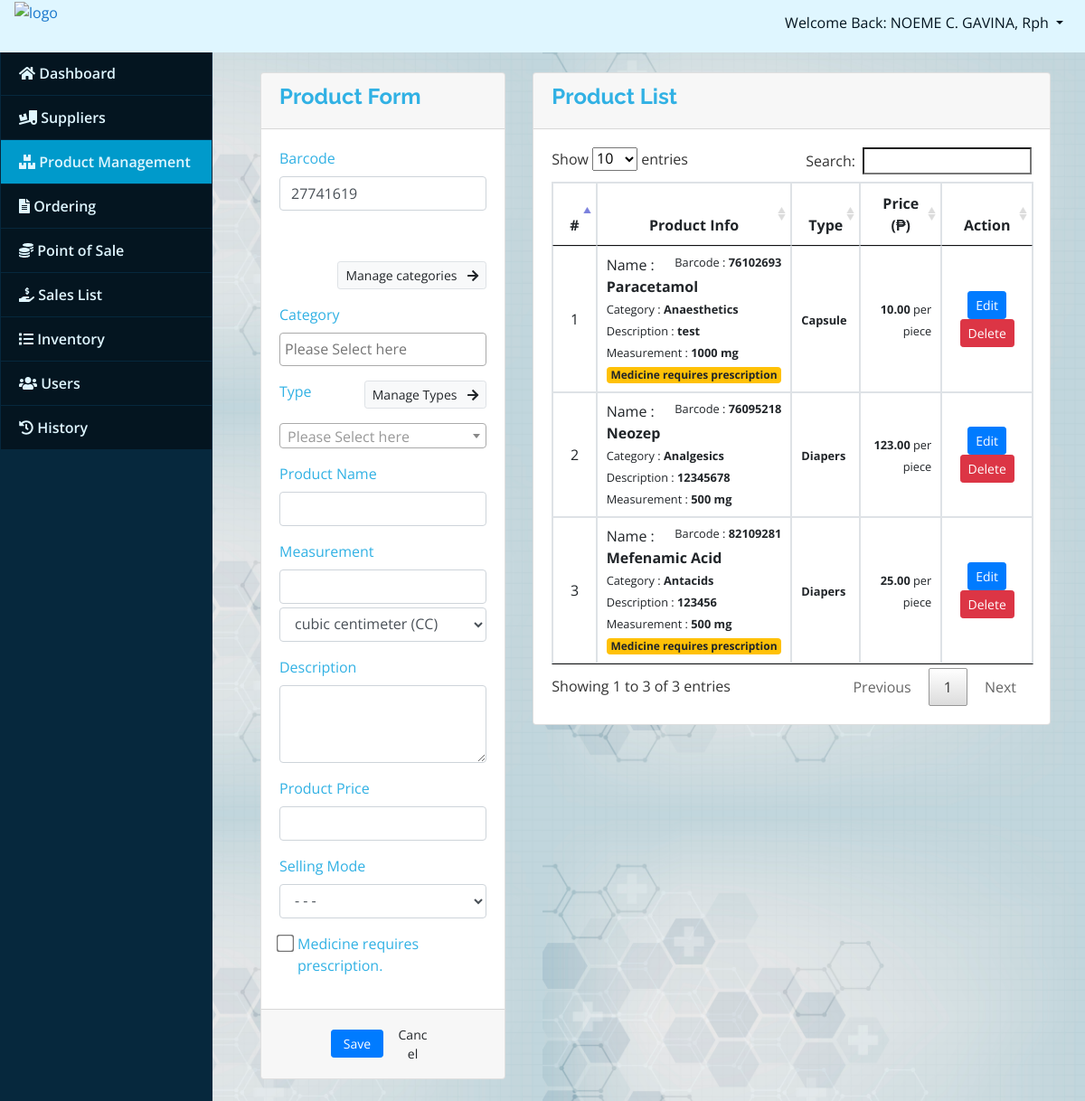
Page /index.php?page=product (signed in) on the committed database.
### tables this page shows
CREATE TABLE `product_list` (
  `id` int(30) NOT NULL,
  `category_id` int(30) NOT NULL,
  `type_id` int(30) NOT NULL,
  `sku` varchar(50) NOT NULL,
  `price` double NOT NULL,
  `name` varchar(150) NOT NULL,
  `measurement` text NOT NULL,
  `description` text NOT NULL,
  `prescription` tinyint(1) NOT NULL DEFAULT 0,
  `selling_mode` varchar(20) DEFAULT NULL
);

### product.php (the view, shortened to what this page needs)
<?php include('db_connect.php');
$sku = mt_rand(1, 99999999);
$sku = sprintf("%'08d\n", $sku);
?>
<div class="container-fluid">
	<div class="col-lg-12 mt-3">
		<div class="row g-3">
			<div class="col-md-4">
				<form action="" id="manage-product">
					<div class="card mb-3">
						<div class="card-header">
							<h4><b>Product Form</b></h4>
						</div>
						<div class="card-body">
							<div class="form-group">
								<label class="control-label">Barcode</label>
								<input type="text" class="form-control" name="sku" value="<?php echo $sku ?>">
							</div>
						</div>
						<div class="card-body">
							<button type="button" class="btn btn-sm btn-light border mb-3 float-right" onclick="togglePanel('categories-panel')">Manage categories <i class="fas fa-arrow-right ml-2"></i></button>
							<div class="form-group">
								<label class="control-label">Category</label>
									<?php
									$cat = $conn->query("SELECT * FROM category_list order by name asc");
									while ($row = $cat->fetch_assoc()) :
										$cat_arr[$row['id']] = $row['name'];
									?>
									<?php endwhile; ?>
							</div>
							<button type="button" class="btn btn-sm btn-light border mb-3 float-right" onclick="togglePanel('types-panel')">Manage Types <i class="fas fa-arrow-right ml-2"></i></button>
							<div class="form-group">
								<label class="control-label">Type</label>
									<?php
									$cat = $conn->query("SELECT * FROM type_list order by name asc");
									while ($row = $cat->fetch_assoc()) :
										$type_arr[$row['id']] = $row['name'];
									?>
									<?php endwhile; ?>
							</div>
							<div class="form-group">
								<label class="control-label">Product Name</label>
								<input type="text" class="form-control" name="name" required="">
							</div>
							<div class="form-group">
								<label class="control-label">Measurement</label>
								<input type="number" class="form-control mb-1" name="measurement" required="">
								<select name="unit" id="unit" class="form-control">
									<option value="CC">cubic centimeter (CC)</option>
								</select>
							</div>
							<div class="form-group">
								<label class="control-label">Description</label>
								<textarea class="form-control" cols="30" rows="3" name="description"></textarea>
							</div>
							<div class="form-group">
								<label class="control-label">Product Price</label>
								<input type="number" step="any" class="form-control text-right" name="price">
							</div>
							<div class="form-group">
								<label class="control-label">Selling Mode</label>
								<select name="mode" id="" class="form-control" required>
									<option value="">- - -</option>
								</select>
							</div>
							<div class="form-group">
								<div class="form-check">
									<input class="form-check-input" type="checkbox" value="1" id="prescription" name="prescription">
									<label class="form-check-label" for="prescription">
										Medicine requires prescription.
									</label>
								</div>
							</div>
						</div>
						<div class="card-footer">
							<div class="row">
								<div class="col-md-12">
									<button class="btn btn-sm btn-primary col-sm-3 offset-md-3"> Save</button>
									<button class="btn btn-sm btn-default col-sm-3" type="button" onclick="frm_reset()"> Cancel</button>
								</div>
							</div>
						</div>
					</div>
				</form>
			</div>
				<?php include 'types.php'; ?>
			<div class="col">
				<div class="card mb-3">
					<div class="card-header">
						<h4><b>Product List</b></h4>
					</div>
					<div class="card-body">
						<table class="table table-bordered table-hover">
							<thead>
								<tr>
									<th class="text-center">#</th>
									<th class="text-center">Product Info</th>
									<th class="text-center">Type</th>
									<th class="text-center">Price (₱)</th>
									<th class="text-center">Action</th>
								</tr>
							</thead>
							<tbody>
								<?php
								$i = 1;
								$prod = $conn->query("SELECT * FROM product_list order by id asc");
								while ($row = $prod->fetch_assoc()) :
									$cat  = '';
									$carr = explode(",", $row['category_id']);
									foreach ($carr as $k => $v) {
										if (isset($cat)) {
											$cat = $cat_arr[$v];
										} else {
											$cat .= ', ' . $cat_arr[$v];
										}
									}
									$mea = explode(' ', $row['measurement']);
								?>
									<tr>
										<td class="text-center"><?php echo $i++ ?></td>
										<td class="">
											<div class="float-right">
												<small>
													<p>Barcode : <b><?php echo $row['sku'] ?></b></p>
												</small>
											</div>
											<p>Name : <b><?php echo $row['name'] ?></b></p>
											<p><small>Category : <b><?php echo $cat ?></b></small></p>
											<p><small>Description : <b><?php echo $row['description'] ?></b></small></p>
											<p><small>Measurement : <b><?php echo $row['measurement'] ?></b></small></p>
											<?php if ($row['prescription'] == 1) : ?>
												<span class="badge badge-warning">Medicine requires prescription</span>
											<?php endif; ?>
										</td>
										<td>
											<p><small><b><?php echo $type_arr[$row['type_id']] ?></b></small></p>
										</td>
										<td class="text-right">
											<p><small><b><?php echo number_format($row['price'], 2) . '</b> per ' . $row['selling_mode'] ?></small></p>
										</td>
										<td class="text-center">
											<button class="btn btn-sm btn-primary edit_product" type="button" data-id="<?php echo $row['id'] ?>" data-name="<?php echo $row['name'] ?>" data-sku="<?php echo $row['sku'] ?>" data-category_id="<?php echo $row['category_id'] ?>" data-description="<?php echo $row['description'] ?>" data-mode="<?= $row['selling_mode'] ?>" data-price="<?php echo $row['price'] ?>" data-type_id="<?php echo $row['type_id'] ?>" data-price="<?php echo $row['price'] ?>" data-measurement="<?php echo $mea[0] ?>" data-unit="<?php echo $mea[1] ?>" data-pres="<?php echo $row['prescription'] ?>" data-price="<?php echo $row['price'] ?>">Edit</button>
											<button class="btn btn-sm btn-danger delete_product" type="button" data-id="<?php echo $row['id'] ?>">Delete</button>
										</td>
									</tr>
								<?php endwhile; ?>
							</tbody>
						</table>
					</div>
				</div>
			</div>
		</div>
	</div>
</div>

### index.php (shortened to what this page needs)
<!DOCTYPE html>
<html lang="en">
<head>
<?php
 include('./header.php');
 ?>
</head>
<body>
	<?php include 'topbar.php' ?>
	<?php include 'navbar.php' ?>
  <main id="view-panel" >
      <?php $page = isset($_GET['page']) ? $_GET['page'] :'home'; ?>
  	<?php include $page.'.php' ?>
  </main>
</body>
</html>

### header.php (shortened to what this page needs)
<link rel="stylesheet" href="assets/font-awesome/css/all.min.css">
<link href="assets/vendor/bootstrap/css/bootstrap.min.css" rel="stylesheet">
<link href="assets/vendor/icofont/icofont.min.css" rel="stylesheet">
<link href="assets/vendor/boxicons/css/boxicons.min.css" rel="stylesheet">
<link href="assets/vendor/venobox/venobox.css" rel="stylesheet">
<link href="assets/vendor/animate.css/animate.min.css" rel="stylesheet">
<link href="assets/vendor/remixicon/remixicon.css" rel="stylesheet">
<link href="assets/vendor/owl.carousel/assets/owl.carousel.min.css" rel="stylesheet">
<link href="assets/vendor/bootstrap-datepicker/css/bootstrap-datepicker.min.css" rel="stylesheet">
<link href="assets/DataTables/datatables.min.css" rel="stylesheet">
<link href="assets/css/select2.min.css" rel="stylesheet">
<link href="assets/css/style.css" rel="stylesheet">
<link type="text/css" rel="stylesheet" href="assets/css/jquery-te-1.4.0.css">
<link rel="stylesheet" href="charts/chart.css">

### topbar.php (shortened to what this page needs)
<nav class="navbar navbar-expand-md navbar-light fixed-top" style="padding-top:0%; background-color:#DFF6FF;">
  <div class="container-fluid" style="padding:0px; height: 50px;">
        <a href="#" style="height: 47px; position:absolute-flex;">
          <img src="assets/img/logo3.png" alt="logo" height="55px" style="padding: 0px; float:inline-start;">
        </a>
      <div class="float-right">
  	  	<div class=" dropdown mr-2">
            <a href="#" style="color: #041520;" class="text-black dropdown-toggle"  id="account_settings" data-toggle="dropdown" aria-haspopup="true" aria-expanded="false"><?php echo "Welcome Back:   " . $_SESSION['login_name'] ?> </a>
        </div>
    </div>
  </div>
</nav>

### navbar.php (shortened to what this page needs)
<nav id="sidebar" class='mx-lt-5' style="background-color: #06283D;">
	<div class="sidebar-list">
		<a href="index.php?page=home" class="nav-item nav-home"><span class='icon-field'><i class="fa fa-home"></i></span> Dashboard</a>
		<a href="index.php?page=supplier" class="nav-item nav-supplier"><span class='icon-field'><i class="fa fa-truck-loading"></i></span> Suppliers</a>
		<a href="index.php?page=product" class="nav-item nav-product"><span class='icon-field'><i class="fa fa-boxes"></i></span> Product Management</a>
		<a href="index.php?page=receiving" class="nav-item nav-receiving nav-manage_receiving nav-get_order"><span class='icon-field'><i class="fa fa-file-alt"></i></span> Ordering</a>
		<a href="index.php?page=pos" class="nav-item nav-pos"><span class='icon-field'><i class="fa fa-coins"></i></span> Point of Sale</a>
		<a href="index.php?page=sales_list" class="nav-item nav-sales_list nav-view-sales"><span class='icon-field'><i class="fas fa-hand-holding-usd"></i></span> Sales List</a>
		<a href="index.php?page=inventory" class="nav-item nav-inventory"><span class='icon-field'><i class="fa fa-list"></i></span> Inventory</a>
		<?php if ($_SESSION['login_type'] == 1) : ?>
			<a href="index.php?page=users" class="nav-item nav-users"><span class='icon-field'><i class="fa fa-users"></i></span> Users</a>
			<a href="index.php?page=logs" class="nav-item nav-logs"><span class='icon-field'><i class="fas fa-history"></i></span> History</a>
		<?php endif; ?>
	</div>
</nav>

### assets/css/style.css (style rules this page uses)
body { font-family: "Open Sans", sans-serif; color: #31b1e4; width: 100%; height: calc(100%); }
a { color: #1977cc; }
h1, h2, h3, h4, h5, h6 { font-family: "Raleway", sans-serif; }
nav#sidebar { height: calc(100%); position: fixed; z-index: 99; left: 0; width: 235px; background-repeat: no-repeat; background-size: cover; }
a.nav-item { position: relative; display: block; padding: .75rem 1.25rem; margin-bottom: -1px; border: 1px solid #06283D; background-color: #041520; color: #DFF6FF; font-weight: 600; }
a.nav-item:hover, .nav-item.active { background-color: #009acb; color: #DFF6FF; }
main#view-panel { margin-left: 250px; width:calc(100% - 250px); margin-top: 3.5rem; padding: .5em }

### index.php (style rules this page uses)
body { background-image: url('assets/img/bg2.jpg'); background-size: 50%; }

### product.php (style rules this page uses)
input[type=checkbox] { -ms-transform: scale(1.5); -moz-transform: scale(1.5); -webkit-transform: scale(1.5); -o-transform: scale(1.5); transform: scale(1.5); padding: 10px; }
td p { margin: unset; }

### rows in the picture
product_list: sku "76102693", name "Paracetamol", category "Anaesthetics", description "test", measurement "1000 mg", prescription "Medicine requires prescription", type "Capsule", price "10.00", selling_mode "piece"
product_list: sku "76095218", name "Neozep", category "Analgesics", description "12345678", measurement "500 mg", type "Diapers", price "123.00", selling_mode "piece"
product_list: sku "82109281", name "Mefenamic Acid", category "Antacids", description "123456", measurement "500 mg", prescription "Medicine requires prescription", type "Diapers", price "25.00", selling_mode "piece"

### other values in the picture
$_SESSION['login_name'] "NOEME C. GAVINA, Rph"
